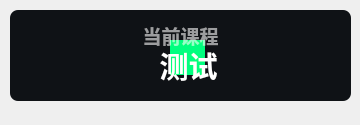
<?xml version="1.0" encoding="UTF-8"?>
<ui version="4.0">
 <class>Form</class>
 <widget class="QWidget" name="Form">
  <property name="geometry">
   <rect>
    <x>0</x>
    <y>0</y>
    <width>360</width>
    <height>125</height>
   </rect>
  </property>
  <property name="minimumSize">
   <size>
    <width>0</width>
    <height>100</height>
   </size>
  </property>
  <property name="maximumSize">
   <size>
    <width>16777215</width>
    <height>65536</height>
   </size>
  </property>
  <property name="windowTitle">
   <string>当前课程</string>
  </property>
  <widget class="QPushButton" name="subject">
   <property name="geometry">
    <rect>
     <x>10</x>
     <y>40</y>
     <width>341</width>
     <height>51</height>
    </rect>
   </property>
   <property name="font">
    <font>
     <family>Microsoft YaHei UI</family>
     <pointsize>22</pointsize>
     <weight>75</weight>
     <bold>true</bold>
    </font>
   </property>
   <property name="styleSheet">
    <string notr="true">QPushButton {
        qproperty-iconSize: 24px;
        color: white;
		border: none;
		color: rgba(255, 255, 255, 255);
		font-weight: bold
    }
</string>
   </property>
   <property name="text">
    <string>  测试</string>
   </property>
   <property name="icon">
    <iconset>
     <normaloff>../../../img/it.svg</normaloff>../../../img/it.svg</iconset>
   </property>
   <property name="iconSize">
    <size>
     <width>24</width>
     <height>24</height>
    </size>
   </property>
  </widget>
  <widget class="QLabel" name="blurEffect">
   <property name="geometry">
    <rect>
     <x>170</x>
     <y>40</y>
     <width>35</width>
     <height>35</height>
    </rect>
   </property>
   <property name="styleSheet">
    <string notr="true">background-color: rgb(0, 255, 127);
border-radius:20px</string>
   </property>
   <property name="text">
    <string/>
   </property>
  </widget>
  <widget class="QLabel" name="sub_title">
   <property name="geometry">
    <rect>
     <x>30</x>
     <y>0</y>
     <width>301</width>
     <height>71</height>
    </rect>
   </property>
   <property name="font">
    <font>
     <family>Microsoft YaHei UI</family>
     <pointsize>14</pointsize>
     <weight>75</weight>
     <bold>true</bold>
    </font>
   </property>
   <property name="styleSheet">
    <string notr="true">color: rgba(255, 255, 255, 150);
font-weight: bold;</string>
   </property>
   <property name="text">
    <string>当前课程</string>
   </property>
   <property name="textFormat">
    <enum>Qt::PlainText</enum>
   </property>
   <property name="alignment">
    <set>Qt::AlignCenter</set>
   </property>
  </widget>
  <widget class="QLabel" name="backgnd">
   <property name="geometry">
    <rect>
     <x>10</x>
     <y>10</y>
     <width>341</width>
     <height>91</height>
    </rect>
   </property>
   <property name="styleSheet">
    <string notr="true">background-color: rgba(15, 18, 22, 255);
border-radius: 8px</string>
   </property>
   <property name="text">
    <string/>
   </property>
  </widget>
  <zorder>backgnd</zorder>
  <zorder>blurEffect</zorder>
  <zorder>sub_title</zorder>
  <zorder>subject</zorder>
 </widget>
 <resources/>
 <connections/>
</ui>
